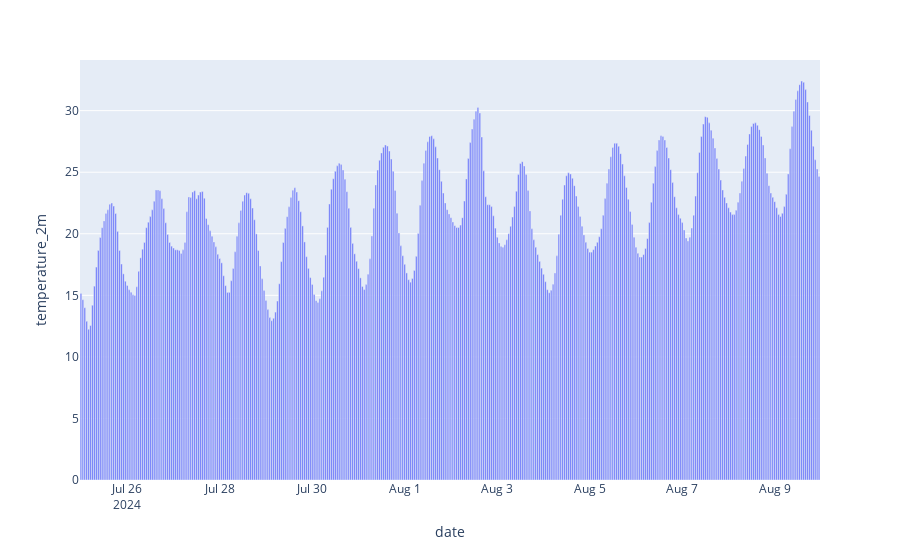

The notebook cell saved with this chart:
### Code cell
fig = px.bar(df, x="date", y="temperature_2m")
fig.show()

### Figure 1 — Plotly figure (JSON) as saved in the notebook; plotly's stock layout.template omitted (floating-point values rounded to 4 significant figures; data arrays with more than 128 entries replaced by an {"elided": "..."} marker saying what was removed)
{"data": [{"alignmentgroup": "True", "hovertemplate": "date=%{x}<br>temperature_2m=%{y}<extra></extra>", "legendgroup": "", "marker": {"color": "#636efa", "pattern": {"shape": ""}}, "name": "", "offsetgroup": "", "orientation": "v", "showlegend": false, "textposition": "auto", "type": "bar", "x": {"elided": "384 str values"}, "xaxis": "x", "y": {"elided": "384 float values"}, "yaxis": "y"}], "layout": {"barmode": "relative", "legend": {"tracegroupgap": 0}, "margin": {"t": 60}, "xaxis": {"anchor": "y", "domain": [0, 1], "title": {"text": "date"}}, "yaxis": {"anchor": "x", "domain": [0, 1], "title": {"text": "temperature_2m"}}}}
